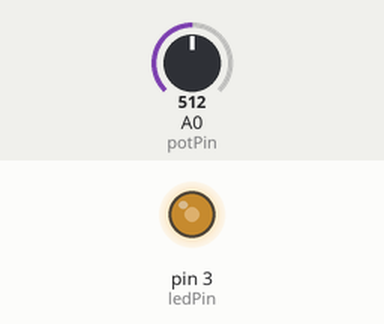
Simulated run of this sketch. Board: Arduino Uno, built with avr-gcc and run on an emulated ATmega328P. Parts: output pins drawn as LEDs (lit = HIGH). The inputs (shaded band) are chosen by the test bench; at power-on: A0 (potPin) = 512.

Above: at 1.2 s.
1.3 s: A0 (potPin) set to 716
At 2.0 s:
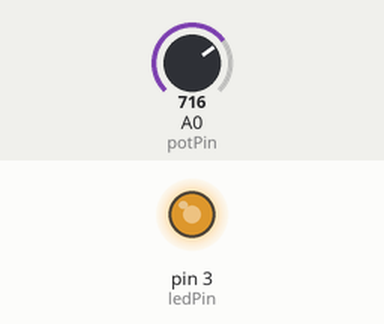
2.8 s: A0 (potPin) set to 900
At 3.1 s:
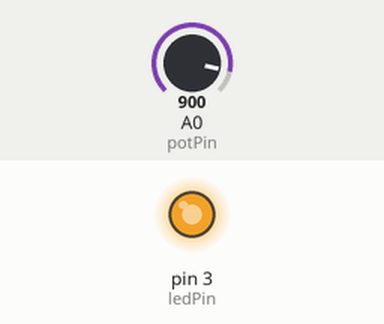
4.3 s: A0 (potPin) set to 122
At 5.5 s:
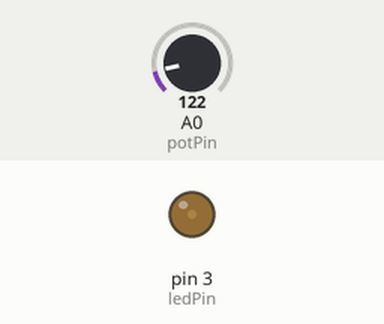
5.8 s: A0 (potPin) set to 0
At 6.6 s:
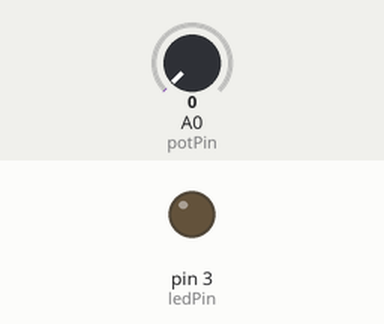
Timing chart, 0 to 8.3 s (numbered marks = the images above; inputs shaded):
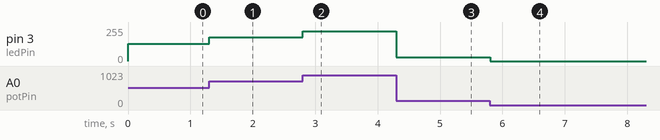

The sketch:

w3_analogin.ino
```cpp
const int potPin = A0;
const int ledPin = 3;

int sensorVal;
int ledBright;

void setup() {
  // put your setup code here, to run once:
  pinMode(ledPin, OUTPUT);
}

void loop() {
  // put your main code here, to run repeatedly:
  sensorVal = analogRead(potPin);
  ledBright = sensorVal/4;        // Divide by 4 to scale appropriately
  analogWrite(ledPin, ledBright); // PWM the LED
  delay(2);
}
```

Measured:
- after the input at 1.3 s, pin 3 (ledPin): 128/255 → 179/255 at once
- after the input at 2.8 s, pin 3 (ledPin): 179/255 → 225/255 at once
- after the input at 4.3 s, pin 3 (ledPin): 225/255 → 30/255 at once
- after the input at 5.8 s, pin 3 (ledPin): 30/255 → 0/255 at once
